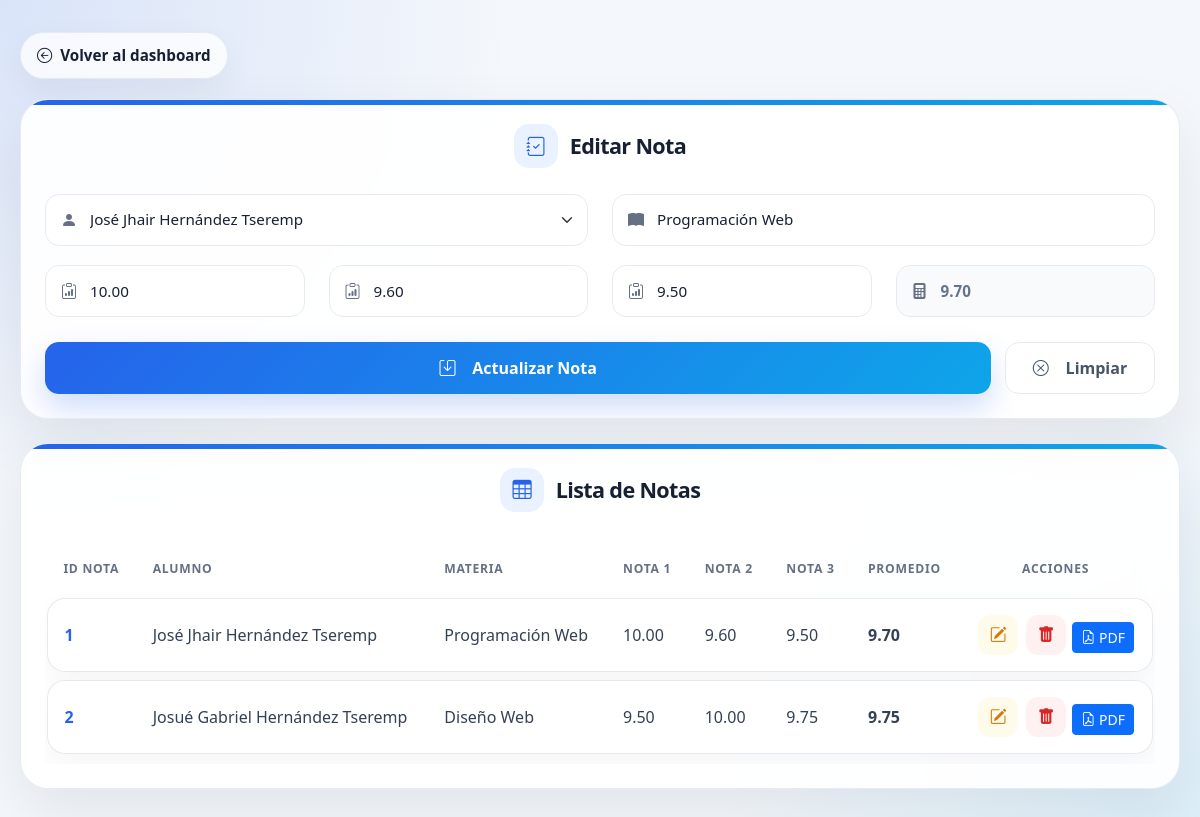
/view/notas/formulario.php?id=1 (signed in), run on the app's committed database.
### tables this page shows
CREATE TABLE `notas` (
  `id_nota` int(11) NOT NULL,
  `materia` varchar(60) DEFAULT NULL,
  `nota1` decimal(5,2) DEFAULT NULL,
  `nota2` decimal(5,2) DEFAULT NULL,
  `nota3` decimal(5,2) DEFAULT NULL,
  `npromedio` decimal(5,2) DEFAULT NULL,
  `creado_en` timestamp NOT NULL DEFAULT current_timestamp(),
  `id_alumno` int(11) NOT NULL
);

CREATE TABLE `alumnos` (
  `id_alumno` int(11) NOT NULL,
  `nombres` varchar(60) NOT NULL,
  `apellidos` varchar(60) NOT NULL,
  `correo` varchar(60) NOT NULL,
  `telefono` varchar(20) DEFAULT NULL,
  `estado` varchar(20) DEFAULT NULL,
  `creado_en` timestamp NOT NULL DEFAULT current_timestamp()
);

### config/database.php (called while the page is built)
<?php
class Database{
    public static function connect(){
        return new PDO("mysql:host=localhost;dbname=ecolastico", "root","");
    }
}
?>

### model/Alumno.php (called while the page is built, shortened)
<?php
require_once __DIR__.'/../config/database.php';
class Alumno {
private $db;
public function __construct()
    {
        $this->db = Database::connect();
    }
    public function obtenerTodo()
    {
        $sql = "SELECT * FROM alumnos ORDER BY id_alumno DESC";
        $stmt = $this->db->prepare($sql);
        $stmt->execute();
        return $stmt->fetchAll(PDO::FETCH_ASSOC);
    }
}
?>

### model/Notas.php (called while the page is built, shortened)
<?php
require_once __DIR__ . '/../config/database.php';
class Notas{
    private $db;
    public function __construct()
    {
        $this->db = Database::connect();
    }
    public function obtenerTodos()
    {
        $sql = "SELECT
        notas.id_nota,
        alumnos.id_alumno,
        alumnos.nombres,
        alumnos.apellidos,
        notas.materia,
        notas.nota1,
        notas.nota2,
        notas.nota3,
        notas.npromedio
        FROM notas
        INNER JOIN alumnos ON notas.id_alumno = alumnos.id_alumno";
        $stmt = $this->db->query($sql);
        $stmt->execute();
        return $stmt->fetchAll(PDO::FETCH_ASSOC);
    }
    public function obtenerPorId($id){
        $sql = "SELECT * FROM notas WHERE id_nota = ?";
        $stmt = $this->db->prepare($sql);
        $stmt->execute([$id]);
        return $stmt->fetch(PDO::FETCH_ASSOC);
    }
}

### view/notas/formulario.php (the view, shortened to what this page needs)
<?php
require_once '../../model/Notas.php';
require_once '../../model/Alumno.php';
$nota = new Notas();
$alumno = new Alumno();
$data = [
    'id_nota' => '',
    'materia' => '',
    'nota1' => '',
    'nota2' => '',
    'nota3' => '',
    'npromedio' => '',
    'id_alumno' => ''
];
if (isset($_GET['id'])) {
    $data = $nota->obtenerPorId($_GET['id']) ?? $data;
}
$notas = $nota->obtenerTodos();
$alumnos = $alumno->obtenerTodo();
?>
<!DOCTYPE html>
<html lang="es">
<head>
  <link href="https://cdn.jsdelivr.net/npm/bootstrap@5.3.3/dist/css/bootstrap.min.css" rel="stylesheet">
  <link href="https://cdn.jsdelivr.net/npm/bootstrap-icons@1.10.5/font/bootstrap-icons.css" rel="stylesheet">
</head>
<body>
<div class="main-container">
  <a href="../dashboard/dashboard.php" class="back-link">
    <i class="bi bi-arrow-left-circle"></i> Volver al dashboard
  </a>
  <div class="card-custom">
    <h4 class="title">
      <i class="bi bi-journal-check"></i>
      <?= isset($_GET['id']) ? 'Editar Nota' : 'Registro de Nota' ?>
    </h4>
    <form action="../../controller/NotasController.php" method="POST" onsubmit="calcularPromedio()">
      <div class="row">
        <div class="col-md-6">
          <div class="form-group">
            <i class="bi bi-person-fill"></i>
            <select name="id_alumno" class="form-select" required>
              <?php foreach ($alumnos as $a): ?>
                <option
                  value="<?= htmlspecialchars($a['id_alumno']) ?>"
                  <?= $data['id_alumno'] == $a['id_alumno'] ? 'selected' : '' ?>>
                  <?= htmlspecialchars($a['nombres'] . ' ' . $a['apellidos']) ?>
                </option>
              <?php endforeach; ?>
            </select>
          </div>
        </div>
        <div class="col-md-6">
          <div class="form-group">
            <i class="bi bi-book-fill"></i>
            <input
              type="text"
              name="materia"
              class="form-control"
              placeholder="Materia"
              value="<?= htmlspecialchars($data['materia']) ?>"
              required>
          </div>
        </div>
        <div class="col-md-3">
          <div class="form-group">
            <i class="bi bi-clipboard-data"></i>
            <input
              type="number"
              step="0.01"
              min="0"
              max="100"
              name="nota1"
              id="nota1"
              class="form-control"
              placeholder="Nota 1"
              value="<?= htmlspecialchars($data['nota1']) ?>"
              oninput="calcularPromedio()"
              required>
          </div>
        </div>
        <div class="col-md-3">
          <div class="form-group">
            <i class="bi bi-clipboard-data"></i>
            <input
              type="number"
              step="0.01"
              min="0"
              max="100"
              name="nota2"
              id="nota2"
              class="form-control"
              placeholder="Nota 2"
              value="<?= htmlspecialchars($data['nota2']) ?>"
              oninput="calcularPromedio()"
              required>
          </div>
        </div>
        <div class="col-md-3">
          <div class="form-group">
            <i class="bi bi-clipboard-data"></i>
            <input
              type="number"
              step="0.01"
              min="0"
              max="100"
              name="nota3"
              id="nota3"
              class="form-control"
              placeholder="Nota 3"
              value="<?= htmlspecialchars($data['nota3']) ?>"
              oninput="calcularPromedio()"
              required>
          </div>
        </div>
        <div class="col-md-3">
          <div class="form-group">
            <i class="bi bi-calculator-fill"></i>
            <input
              type="text"
              name="npromedio"
              id="npromedio"
              class="form-control promedio-box"
              placeholder="Promedio"
              value="<?= htmlspecialchars($data['npromedio']) ?>"
              readonly>
          </div>
        </div>
      </div>
      <div class="d-flex gap-2 mt-2">
        <button type="submit" class="btn-save">
          <i class="bi bi-save me-2"></i>
          <?= isset($_GET['id']) ? 'Actualizar Nota' : 'Guardar Nota' ?>
        </button>
        <a href="formulario.php" class="btn btn-outline-secondary btn-clear">
          <i class="bi bi-x-circle me-2"></i>
          Limpiar
        </a>
      </div>
    </form>
  </div>
  <div class="card-custom">
    <h4 class="title">
      <i class="bi bi-table"></i>
      Lista de Notas
    </h4>
    <div class="table-responsive">
      <table class="table table-hover align-middle">
        <thead>
          <tr>
            <th>ID Nota</th>
            <th>Alumno</th>
            <th>Materia</th>
            <th>Nota 1</th>
            <th>Nota 2</th>
            <th>Nota 3</th>
            <th>Promedio</th>
            <th class="text-center">Acciones</th>
          </tr>
        </thead>
        <tbody>
          <?php foreach ($notas as $n): ?>
            <tr>
              <td><?= htmlspecialchars($n['id_nota']) ?></td>
              <td>
                <?= htmlspecialchars($n['nombres'] . ' ' . $n['apellidos']) ?>
              </td>
              <td><?= htmlspecialchars($n['materia']) ?></td>
              <td>
                <?= htmlspecialchars($n['nota1']) ?>
              </td>
              <td>
                <?= htmlspecialchars($n['nota2']) ?>
              </td>
              <td>
                <?= htmlspecialchars($n['nota3']) ?>
              </td>
              <td>
                <span class="promedio-tabla">
                  <?= number_format($n['npromedio'], 2) ?>
                </span>
              </td>
              <td class="text-center">
                <a
                  href="formulario.php?id=<?= htmlspecialchars($n['id_nota']) ?>"
                  class="action-btn edit-btn"
                  title="Editar">
                  <i class="bi bi-pencil-square"></i>
                </a>
                <a
                  href="../../controller/NotasController.php?eliminar=<?= htmlspecialchars($n['id_nota']) ?>"
                  class="action-btn delete-btn"
                  title="Eliminar"
                  onclick="return confirm('¿Está seguro de eliminar esta nota?');">
                  <i class="bi bi-trash-fill"></i>
                </a>
                <a href='../../controller/ReporteNotasController.php?accion=reporte&id=<?= $n['id_nota'] ?>' target='_blank' class='btn btn-sm btn-primary'>
                                 <i class="bi bi-file-earmark-pdf"></i> PDF
                                    </a>
              </td>
            </tr>
          <?php endforeach; ?>
        </tbody>
      </table>
    </div>
  </div>
</div>
</body>
</html>

### data on the page
notas: id_alumno "José Jhair Hernández Tseremp", materia "Programación Web", nota1 "10.00", nota2 "9.60", nota3 "9.50", npromedio "9.70", id_nota "1", id_alumno.apellidos "José Jhair Hernández Tseremp"
notas: id_nota "2", id_alumno.apellidos "Josué Gabriel Hernández Tseremp", materia "Diseño Web", nota1 "9.50", nota2 "10.00", nota3 "9.75", npromedio "9.75"
